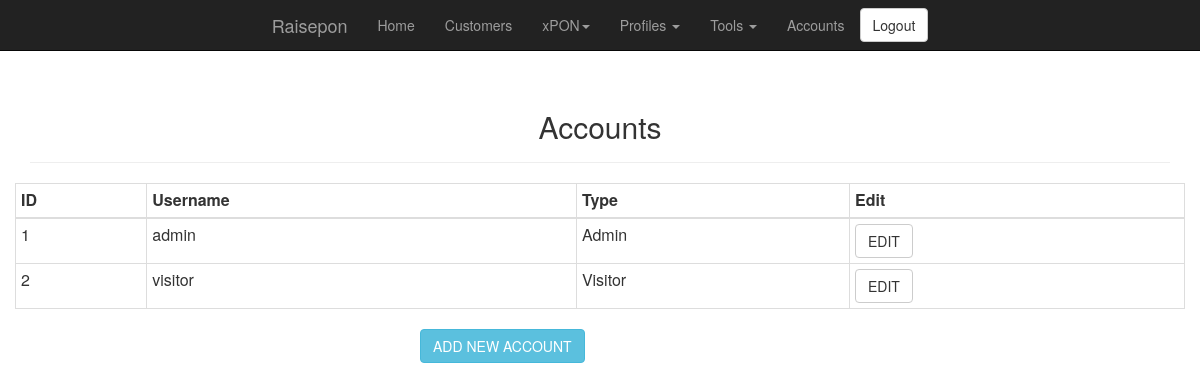
Page /accounts.php (signed in) on the committed database.
### tables this page shows
CREATE TABLE `accounts` (
  `ID` int(11) NOT NULL AUTO_INCREMENT,
  `USERNAME` varchar(20) NOT NULL,
  `PASSWORD` char(40) NOT NULL,
  `TYPE` int(11) NOT NULL,
  PRIMARY KEY (`ID`),
  KEY `USERNAME` (`USERNAME`)
);

### classes/db_connect_class.php (called while the page is built, shortened)
<?php
class db_connect {
	private static $mysql_user = "raisepon";
	private static $mysql_pass = "r41sepon";
	private static $instance;
	private function __construct() {
		try {
			$this->db = new PDO('mysql:host=localhost;dbname=raisepon;charset=utf8', self::$mysql_user, self::$mysql_pass);
		} catch (PDOException $e) {
			echo 'Connection Failed: ' . $e->getMessage();
			exit;
		}
	}
	 public static function getInstance()
    {
        if (!isset(self::$instance))
        {
            self::$instance = new $object;
        }
        return self::$instance;
    }
}
?>

### classes/accounts_class.php (called while the page is built, shortened)
<?php
include ("db_connect_class.php");
class accounts {
	function build_table() {
		try {
			$conn = db_connect::getInstance();
			$result = $conn->db->query("SELECT ID, USERNAME, TYPE from ACCOUNTS");
		} catch (PDOException $e) {
			$error =  "Connection Failed:" . $e->getMessage() . "\n";
			return $error;
		}
		$rows = $result->fetchAll();
		return $rows;
	}
}
?>

### accounts.php (the view, shortened to what this page needs)
<?php
include ("header.php");
include ("classes/accounts_class.php");
include ("navigation.php");
$accounts_obj = new accounts();
?>
<div class="container">
	<div class="text-center">
		<div class="page-header">
			<h2>Accounts</h2>
		</div>
	</div>
	<div class=row>
        	<div class="text-center">
			<div class="table-responsive">
				<table class="table table-bordered table-condensed">
					<thead>
					  <tr>
						<th>ID</th>
						<th>Username</th>
						<th>Type</th>
						<th>Edit</th>
					  </tr>
					</thead>
					<tbody>
					<?php
					$rows = $accounts_obj->build_table();
					foreach ($rows as $row) {
						if ($row['TYPE'] == '9')
							$type = "Admin";
						if ($row['TYPE'] == '3')
							$type = "Visitor";
						print "<tr><td>" . $row['ID'] . "</td><td>" . $row['USERNAME'] . "</td><td>" . $type . "</td><td><button type=\"button\" class=\"btn btn-default\" onClick=\"getAccount('". $row['ID'] ."');\">EDIT</button></td></tr>";
					}
					?>
					</tbody>
				</table>
			</div>
		</div>
	</div>
</div>
<div class="container">
	<div class="row">
		<div class="col-md-4"></div>
			<div class="col-md-4">
				<button type="button" class="btn btn-info" onClick="getAccount();">ADD NEW ACCOUNT</button>
			</div>
		</div>
	<div class="col-md-4"></div>
</div>

### rows in the picture
accounts: ID "1", USERNAME "admin", TYPE "Admin"
accounts: ID "2", USERNAME "visitor", TYPE "Visitor"
